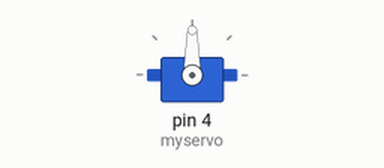
This sketch was run on a simulated Arduino Uno, built with avr-gcc and run on an emulated ATmega328P. Shown: servo.

Above: at 0.05 s.
At 1.5 s:
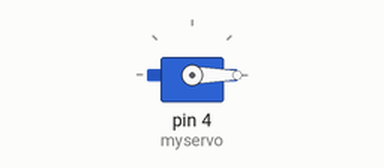
At 3.0 s:
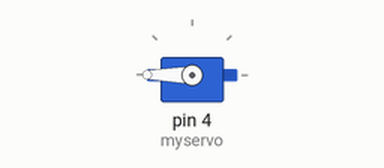
Timing chart, 0 to 6.9 s (numbered marks = the images above):
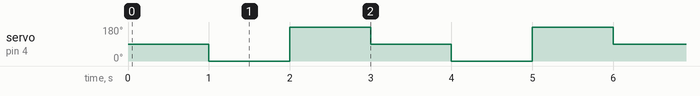

The sketch:

servo_test.ino
```cpp
#include <Servo.h>

Servo myservo;  // 创建舵机对象

void setup() {
  Serial.begin(9600);
  myservo.attach(4);        // 将舵机连接到数字引脚9
  // 或使用自定义脉冲宽度：
  // myservo.attach(9, 500, 2500); // 最小500μs，最大2500μs
}

void loop() {
  myservo.write(90);        // 舵机转到90度位置
  delay(1000);

  myservo.write(0);         // 舵机转到0度位置
  delay(1000);

  myservo.write(180);       // 舵机转到180度位置
  delay(1000);

  // 使用微秒控制
  //myservo.writeMicroseconds(1500);  // 中间位置
  //delay(1000);
}
```

Measured:
- by itself, servo on pin 4 (myservo): repeats every 3.0 s: 180° 1.0 s, 90° 1.0 s, 0° 1.0 s
